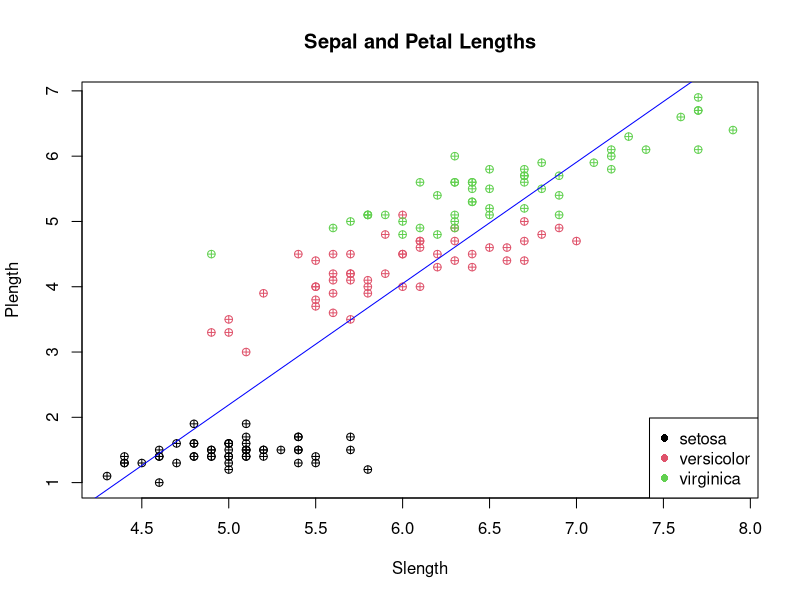
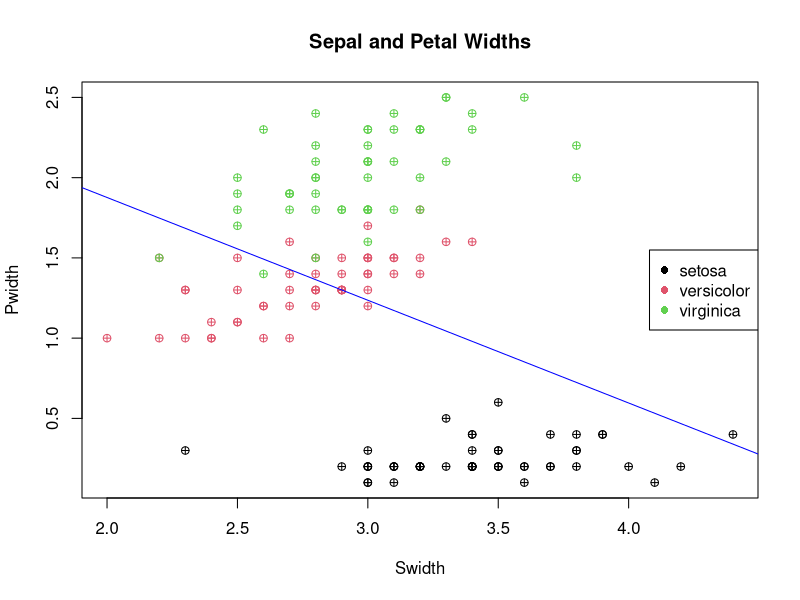

Write the R code that produced these figures, in order.
## ---- chunk 1
#setwd("C:/Users/frase/Documents/Rclass/ClassCodeData")
## ---- chunk 2
Slength <- iris$Sepal.Length
Swidth <- iris$Sepal.Width
Plength <- iris$Petal.Length
Pwidth <- iris$Petal.Width
Species <- iris$Species
## ---- chunk 3
plot(Slength, Plength, pch=10, col=iris$Species)
lm(Plength~Slength) #save regression line (y~x)
lengths.lm <- lm(Plength~Slength)
abline(lengths.lm, col="blue")
title(main= "Sepal and Petal Lengths")
legend("bottomright", legend=levels(iris$Species), col= c(1,2,3), pch=16)
## ---- chunk 4
plot(Swidth, Pwidth, pch=10, col=iris$Species)
lm(Pwidth~Swidth) #save regression line (y~x)
widths.lm <- lm(Pwidth~Swidth)
abline(widths.lm, col="blue")
title(main= "Sepal and Petal Widths")
legend("right", legend=levels(iris$Species), col= c(1,2,3), pch=16)
